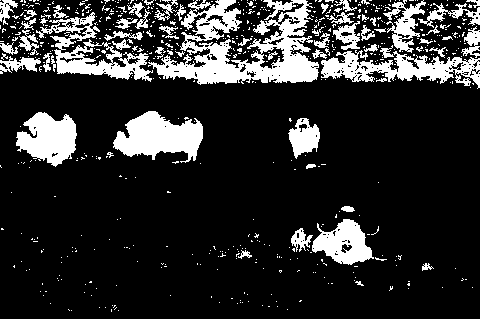
//> input picture opencv2_cookbook_code/3241OS_images/images/binary.bmp, 480 x 319 px
$ ./morphology   (built with g++ and OpenCV 4)
//> lines starting //> are read from the running program, lines starting //| are printed output that depends on the picture; after the words box and inside, x2 and y2 are one past the last pixel; in counts of white or black regions, pixels touching at a corner belong together
// [16 lines of licence text are left out]

#include <opencv2/core/core.hpp>
#include <opencv2/imgproc/imgproc.hpp>
#include <opencv2/highgui/highgui.hpp>

int main()
{
	// Read input image
	cv::Mat image= cv::imread("../../../3241OS_images/images/binary.bmp");
//> image is the input picture: 319 rows x 480 cols, CV_8UC3; 17.9% white; 653 white regions (591 under 20 px), largest, box (x1, y1, x2, y2) and area: (148, 0, 319, 85) 6792, (113, 111, 203, 163) 2862, (321, 50, 480, 89) 2815
	if (!image.data)
		return 0;

    // Display the image
	cv::namedWindow("Image");
	cv::imshow("Image",image);

	// Erode the image
	cv::Mat eroded;
	cv::erode(image,eroded,cv::Mat());
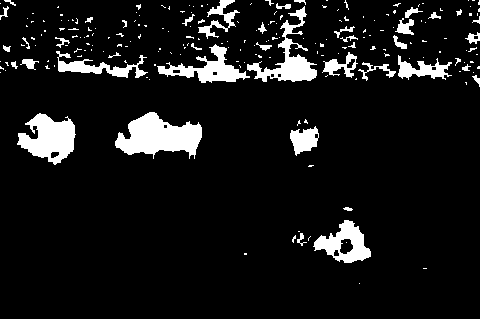
//> eroded: 319 rows x 480 cols, CV_8UC3; 8.9% white; 213 white regions (171 under 20 px), largest, box (x1, y1, x2, y2) and area: (115, 112, 202, 159) 2451, (17, 113, 76, 165) 1829, (247, 6, 317, 82) 1514

    // Display the eroded image
	cv::namedWindow("Eroded Image");
	cv::imshow("Eroded Image",eroded);

	// Dilate the image
	cv::Mat dilated;
	cv::dilate(image,dilated,cv::Mat());
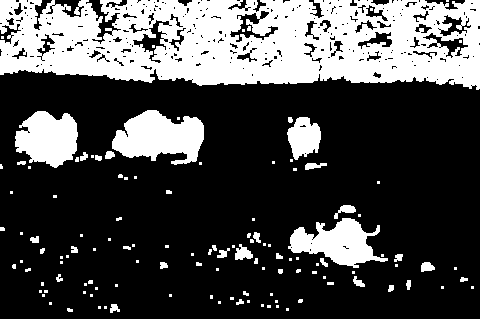
//> dilated: 319 rows x 480 cols, CV_8UC3; 29.2% white; 124 white regions (85 under 20 px), largest, box (x1, y1, x2, y2) and area: (0, 0, 480, 90) 32599, (112, 110, 204, 165) 3349, (288, 218, 388, 268) 2612

    // Display the dialted image
	cv::namedWindow("Dilated Image");
	cv::imshow("Dilated Image",dilated);

	// Erode the image with a larger s.e.
	cv::Mat element(7,7,CV_8U,cv::Scalar(1));
	cv::erode(image,eroded,element);
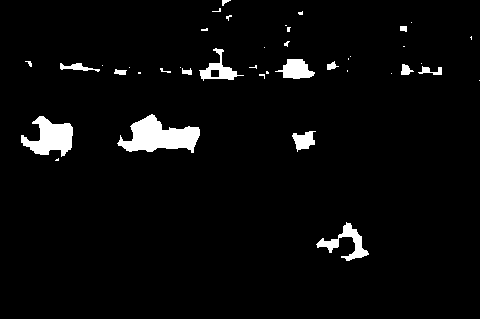
//> eroded: 319 rows x 480 cols, CV_8UC3; 3.7% white; 41 white regions (25 under 20 px), largest, box (x1, y1, x2, y2) and area: (117, 114, 200, 153) 1808, (21, 116, 73, 157) 1221, (316, 222, 369, 261) 643

    // Display the eroded image
	cv::namedWindow("Eroded Image (7x7)");
	cv::imshow("Eroded Image (7x7)",eroded);

	// Erode the image 3 times.
	cv::erode(image,eroded,cv::Mat(),cv::Point(-1,-1),3);

    // Display the eroded image
	cv::namedWindow("Eroded Image (3 times)");
	cv::imshow("Eroded Image (3 times)",eroded);

	// Close the image
	cv::Mat element5(5,5,CV_8U,cv::Scalar(1));
	cv::Mat closed;
	cv::morphologyEx(image,closed,cv::MORPH_CLOSE,element5);
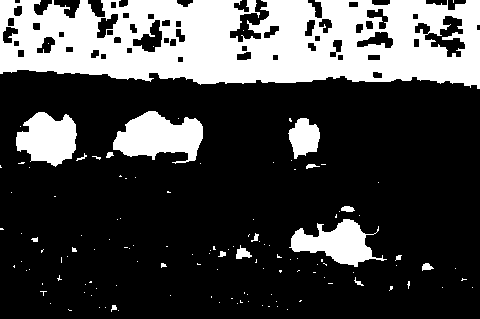
//> closed: 319 rows x 480 cols, CV_8UC3; 26.8% white; 128 white regions (110 under 20 px), largest, box (x1, y1, x2, y2) and area: (0, 0, 480, 89) 31678, (113, 111, 203, 164) 3008, (16, 112, 77, 167) 2330

    // Display the opened image
	cv::namedWindow("Closed Image");
	cv::imshow("Closed Image",closed);

	// Open the image
	cv::Mat opened;
	cv::morphologyEx(image,opened,cv::MORPH_OPEN,element5);
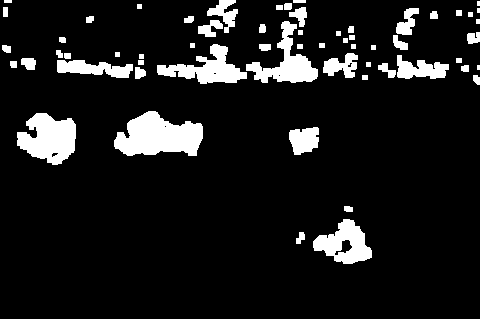
//> opened: 319 rows x 480 cols, CV_8UC3; 10.3% white; 60 white regions (3 under 20 px), largest, box (x1, y1, x2, y2) and area: (114, 111, 203, 156) 2747, (17, 113, 76, 165) 2092, (246, 21, 318, 83) 1627

    // Display the opened image
	cv::namedWindow("Opened Image");
	cv::imshow("Opened Image",opened);

	// Close and Open the image
	cv::morphologyEx(image,image,cv::MORPH_CLOSE,element5);
	cv::morphologyEx(image,image,cv::MORPH_OPEN,element5);

    // Display the close/opened image
	cv::namedWindow("Closed and Opened Image");
	cv::imshow("Closed and Opened Image",image);
	cv::imwrite("binaryGroup.bmp",image);

	// Read input image
	image= cv::imread("../../../3241OS_images/images/binary.bmp");

	// Open and Close the image
	cv::morphologyEx(image,image,cv::MORPH_OPEN,element5);
	cv::morphologyEx(image,image,cv::MORPH_CLOSE,element5);
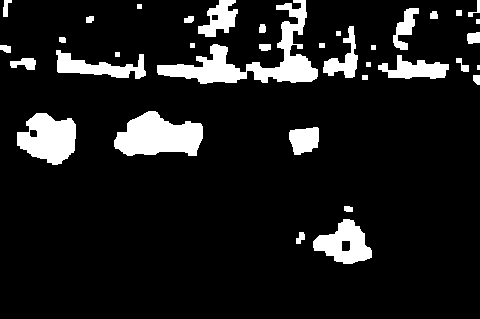
//> image: 319 rows x 480 cols, CV_8UC3; 10.8% white; 36 white regions (1 under 20 px), largest, box (x1, y1, x2, y2) and area: (157, 0, 318, 84) 3787, (114, 111, 203, 156) 2787, (17, 113, 76, 165) 2128

    // Display the close/opened image
	cv::namedWindow("Opened and Closed Image");
	cv::imshow("Opened and Closed Image",image);

	cv::waitKey();
	return 0;
}
